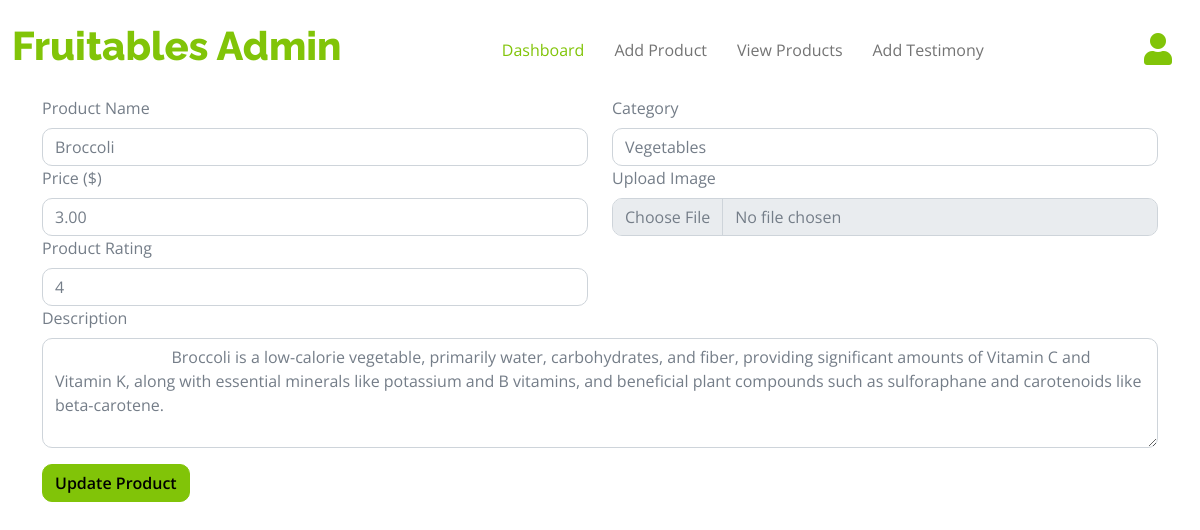
Screenshot of /user/admin/edit_product/1/ (signed in) with the database file from the repository.
### fruits/models.py (models this page shows, shortened)
class Fruits(models.Model):
    name = models.CharField(max_length=100)
    category = models.ForeignKey(Category, on_delete=models.SET_NULL, null=True)
    price = models.DecimalField(default="1.00", decimal_places=2, max_digits=10)
    image = models.ImageField(upload_to="images/")
    description = models.TextField()
    rating = models.IntegerField(default=1)
    updated = models.DateTimeField(auto_now=True)
    created = models.DateTimeField(auto_now_add=True)
    class Meta:
        ordering = ['-updated', '-created']

class Category(models.Model):
    category = models.CharField(max_length=100)
    def __str__(self):
        return self.category

### admin_user/views.py (the view, shortened to what this page needs)
# urls.py: path("edit_product/<str:pk>/", views.admin_edit_product, name="edit_product"),
def admin_edit_product(request, pk):
    if not request.user.is_authenticated or not request.user.is_superuser:
        return redirect("home")
    product = Fruits.objects.get(pk=pk)
    return render(request, "pages/admin/edit_products.html", {"product": product})

### templates/pages/admin/edit_products.html (shortened to what this page needs)
{% extends 'components/layout.html' %}
{% block content %}
{% include 'components/admin/navbar.html' %}
<div class="container-fluid py-5 mt-5">
        <div class="container">
            <form method="post" enctype="multipart/form-data">
                <div class="row g-4">
                    <div class="col-lg-6">
                        <label for="productName" class="form-label">Product Name</label>
                        <input type="text" class="form-control" id="productName" name="name" value="{{product.name}}" required>
                    </div>
                    <div class="col-lg-6">
                        <label for="productCategory" class="form-label">Category</label>
                        <input type="text" class="form-control" id="productCategory" name="category" value="{{product.category}}" required>
                    </div>
                </div>
                <div class="row g-4">
                    <div class="col-lg-6">
                        <label for="productPrice" class="form-label">Price ($)</label>
                        <input type="number" any="0.01" class="form-control" id="productPrice" name="price" value="{{product.price}}" required>
                    </div>
                    <div class="col-lg-6">
                        <label for="productImage" class="form-label">Upload Image</label>
                        <input type="file" class="form-control" id="productImage" name="image" value="{{product.image.url}}"  required>
                    </div>
                </div>
                 <div class="row g-4">
                    <div class="col-lg-6">
                        <label for="productRating" class="form-label">Product Rating</label>
                        <input type="number" class="form-control" id="productRating" name="rating" value="{{product.rating}}" required>
                    </div>
                 </div>
                <div class="row g-4">
                    <div class="col-lg-12">
                        <label for="productDescription" class="form-label">Description</label>
                        <textarea class="form-control" id="productDescription" rows="4" name="description" required>
                            {{product.description}}
                        </textarea>
                    </div>
                </div>
                <button type="submit" class="btn btn-primary mt-3">Update Product</button>
            </form>
        </div>
    </div>
{% endblock %}

### static/css/style.css (style rules this page uses)
.btn { font-weight: 600; transition: .5s; }

### rows the page displays
Fruits: name "Broccoli", category "Vegetables", price "3.00", rating "4", description "Broccoli is a low-calorie vegetable, primarily water, carbohydrates, and fiber, providing significant amounts of Vitamin C and Vitamin K, along with essential minerals like potassium and B vitamins, and beneficial plant compounds such as sulforaphane and carotenoids like beta-carotene."
